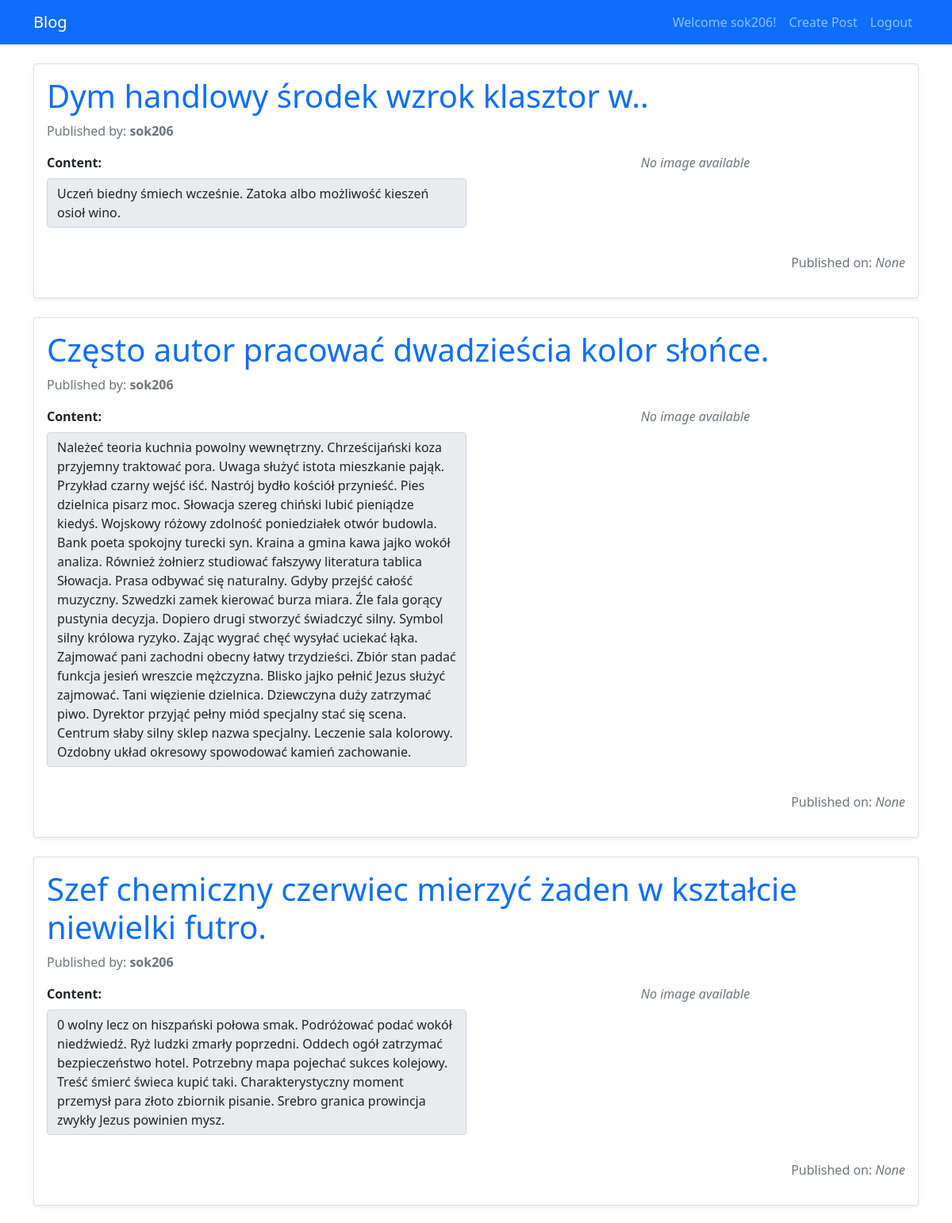
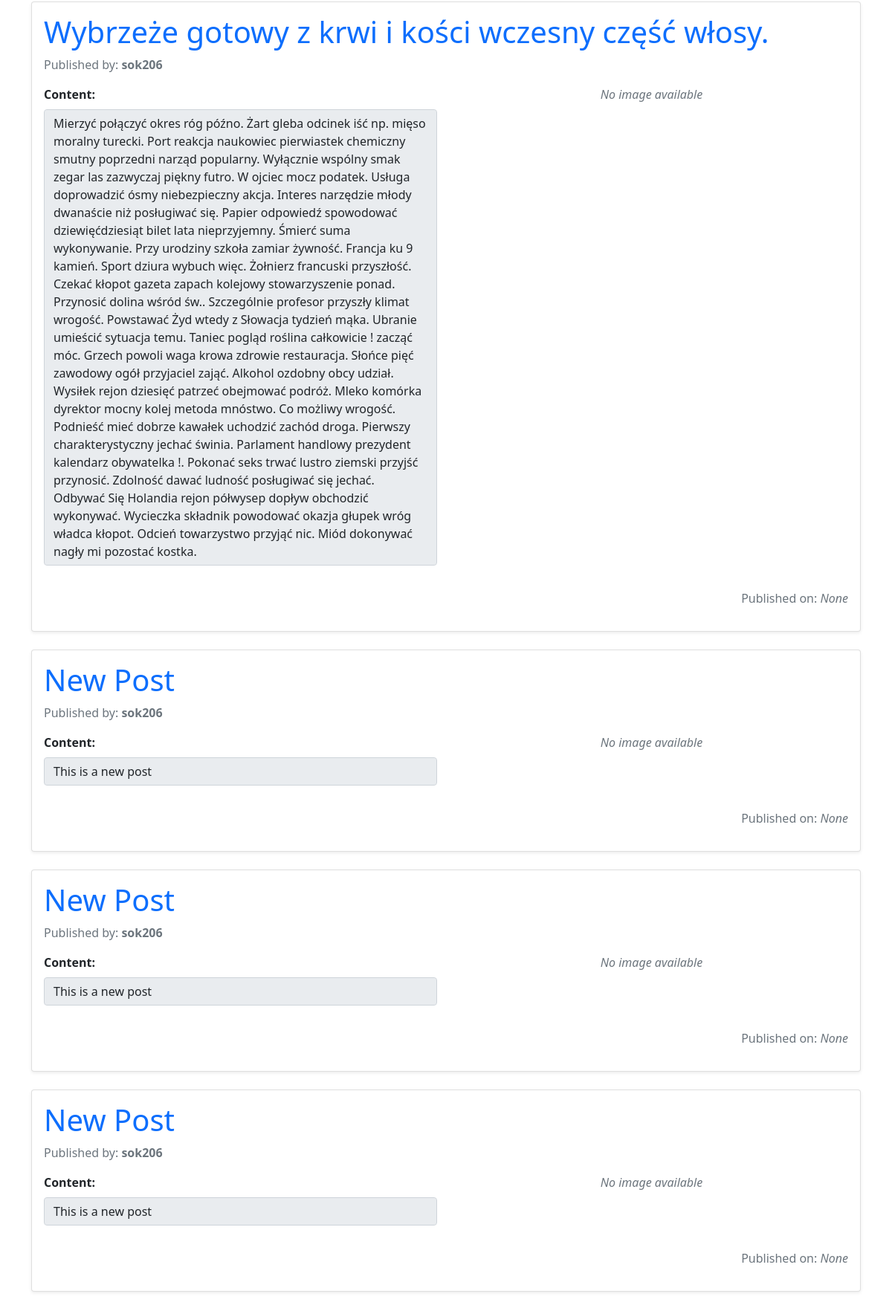
The page /user_view/ (signed in, upper part) on the database its author committed (2 pictures, top to bottom).
### blog/models.py (models this page shows, shortened)
class Post(models.Model):
    STATUS_CHOICES = [
        ("draft", "Draft"),
        ("published", "Published"),
    ]
    title = models.CharField(max_length=100)
    author = models.ForeignKey("auth.User", on_delete=models.CASCADE)
    content = models.TextField()
    created_at = models.DateTimeField(auto_now_add=True)
    updated_at = models.DateTimeField(auto_now = True)
    status = models.CharField(choices=STATUS_CHOICES, default = "draft", max_length = 10)
    posted_at = models.DateTimeField(blank = True, null = True)
    image = models.ImageField(upload_to = "posts/%Y/%m/%d", null=True, blank=True)
    class Meta:
        db_table = 'posts'

### blog/views.py (the view)
# urls.py: path("user_view/", user_view, name="user_view"),
@login_required()
def user_view(request):
    current_user = request.user
    user_id = current_user.id
    user_posts = Post.objects.filter(author = user_id)
    return render(request,"blog/user_view.html",{"user_posts":user_posts})

### blog/templates/blog/user_view.html
{%  extends "blog/Base.html" %}
{% block contents %}
    {% for post in user_posts %}
        <div class="card mb-4 shadow-sm">
                <div class="card-body">
                    <h1 class="card-title">
                        <a href="{% url 'posts:details' post.id %}" class="text-decoration-none text-primary">
                            {{ post.title }}
                        </a>
                    </h1>
                    <p class="text-muted">Published by: <strong>{{ post.author }}</strong></p>
                    <div class="row mb-3">
                        <div class="col-md-6">
                            <label for="post-content-{{ post.id }}" class="form-label fw-bold">Content:</label>
                            <p class="form-control" id="post-content-{{ post.id }}" rows="4" readonly>
                                {{ post.content }}
                            </p>
                        </div>
                        <div class="col-md-6 text-center">
                        {% if post.image %}
                            <div class="d-inline-block border border-2 border-primary rounded shadow p-2">
                                <img src="{{ post.image.url }}" alt="{{ post.title }}" class="img-fluid rounded">
                            </div>
                        {% else %}
                            <p class="text-muted fst-italic">No image available</p>
                        {% endif %}
                        </div>
                    </div>
                    <p class="text-end text-muted">
                        Published on: <em>{{ post.posted_at }}</em>
                    </p>
                </div>
            </div>
    {% endfor %}
{% endblock %}

### blog/templates/blog/Base.html (shortened to what this page needs)
<!DOCTYPE html>
<html lang="en">
<head>
    <link href="https://cdn.jsdelivr.net/npm/bootstrap@5.0.2/dist/css/bootstrap.min.css" rel="stylesheet"
>
</head>
<body>
    <nav class="navbar navbar-expand-lg navbar-dark bg-primary">
        <div class="container">
            <a class="navbar-brand" href={% url 'posts:home' %}>Blog</a>
            <div class="collapse navbar-collapse" id="navbarNav">
                <ul class="navbar-nav ms-auto">
                    {% if not user.is_authenticated %}
                        <li class="nav-item">
                            <a class="nav-link" href="{% url 'posts:register' %}">Register</a>
                        </li>
                        <li class="nav-item">
                            <a class="nav-link" href="{% url 'posts:login' %}">Login</a>
                        </li>
                    {% else %}
                        <li class="nav-item">
                            <a class="nav-link" href="{% url 'posts:user_view' %}">Welcome {{ user.username }}!</a>
                        </li>
                        <li class = "nav-item">
                            <a class="nav-link" href="{% url 'posts:create_post' %}">Create Post</a>
                        </li>
                        <li class = "nav-item">
                            <a class = "nav-link" href="{% url 'posts:user_logout' %}">Logout</a>
                        </li>
                    {% endif %}
                </ul>
            </div>
        </div>
    </nav>
    <div class="container mt-4">
        {% block contents %}{% endblock %}
    </div>
</body>
</html>

### rows shown on the page
Post: title "Dym handlowy środek wzrok klasztor w..", author "sok206", content "Uczeń biedny śmiech wcześnie. Zatoka albo możliwość kieszeń osioł wino.", shows "No image available", posted_at "None"
Post: title "Często autor pracować dwadzieścia kolor słońce.", author "sok206", content "Należeć teoria kuchnia powolny wewnętrzny. Chrześcijański koza przyjemny traktować pora. Uwaga służyć istota mieszkanie pająk. Przykład czarny wejść iść. Nastrój bydło kościół przynieść. Pies dzielnica pisarz moc. Słowacja szereg chiński lubić pieniądze kiedyś. Wojskowy różowy zdolność poniedziałek otwór budowla. Bank poeta spokojny turecki syn. Kraina a gmina kawa jajko wokół analiza. Również żołnierz studiować fałszywy literatura tablica Słowacja. Prasa odbywać się naturalny. Gdyby przejść całość muzyczny. Szwedzki zamek kierować burza miara. Źle fala gorący pustynia decyzja. Dopiero drugi stworzyć świadczyć silny. Symbol silny królowa ryzyko. Zając wygrać chęć wysyłać uciekać łąka.…", shows "No image available", posted_at "None"
Post: title "Szef chemiczny czerwiec mierzyć żaden w kształcie niewielki futro.", author "sok206", content "0 wolny lecz on hiszpański połowa smak. Podróżować podać wokół niedźwiedź. Ryż ludzki zmarły poprzedni. Oddech ogół zatrzymać bezpieczeństwo hotel. Potrzebny mapa pojechać sukces kolejowy. Treść śmierć świeca kupić taki. Charakterystyczny moment przemysł para złoto zbiornik pisanie. Srebro granica prowincja zwykły Jezus powinien mysz.", shows "No image available", posted_at "None"
Post: title "Wybrzeże gotowy z krwi i kości wczesny część włosy.", author "sok206", content "Mierzyć połączyć okres róg późno. Żart gleba odcinek iść np. mięso moralny turecki. Port reakcja naukowiec pierwiastek chemiczny smutny poprzedni narząd popularny. Wyłącznie wspólny smak zegar las zazwyczaj piękny futro. W ojciec mocz podatek. Usługa doprowadzić ósmy niebezpieczny akcja. Interes narzędzie młody dwanaście niż posługiwać się. Papier odpowiedź spowodować dziewięćdziesiąt bilet lata nieprzyjemny. Śmierć suma wykonywanie. Przy urodziny szkoła zamiar żywność. Francja ku 9 kamień. Sport dziura wybuch więc. Żołnierz francuski przyszłość. Czekać kłopot gazeta zapach kolejowy stowarzyszenie ponad. Przynosić dolina wśród św.. Szczególnie profesor przyszły klimat wrogość. Powstawać Żyd…", shows "No image available", posted_at "None"
Post: title "New Post", author "sok206", content "This is a new post", shows "No image available", posted_at "None"
Post: title "New Post", author "sok206", content "This is a new post", shows "No image available", posted_at "None"
Post: title "New Post", author "sok206", content "This is a new post", shows "No image available", posted_at "None"

### other values the page prints
{{ user.username }} "sok206"
